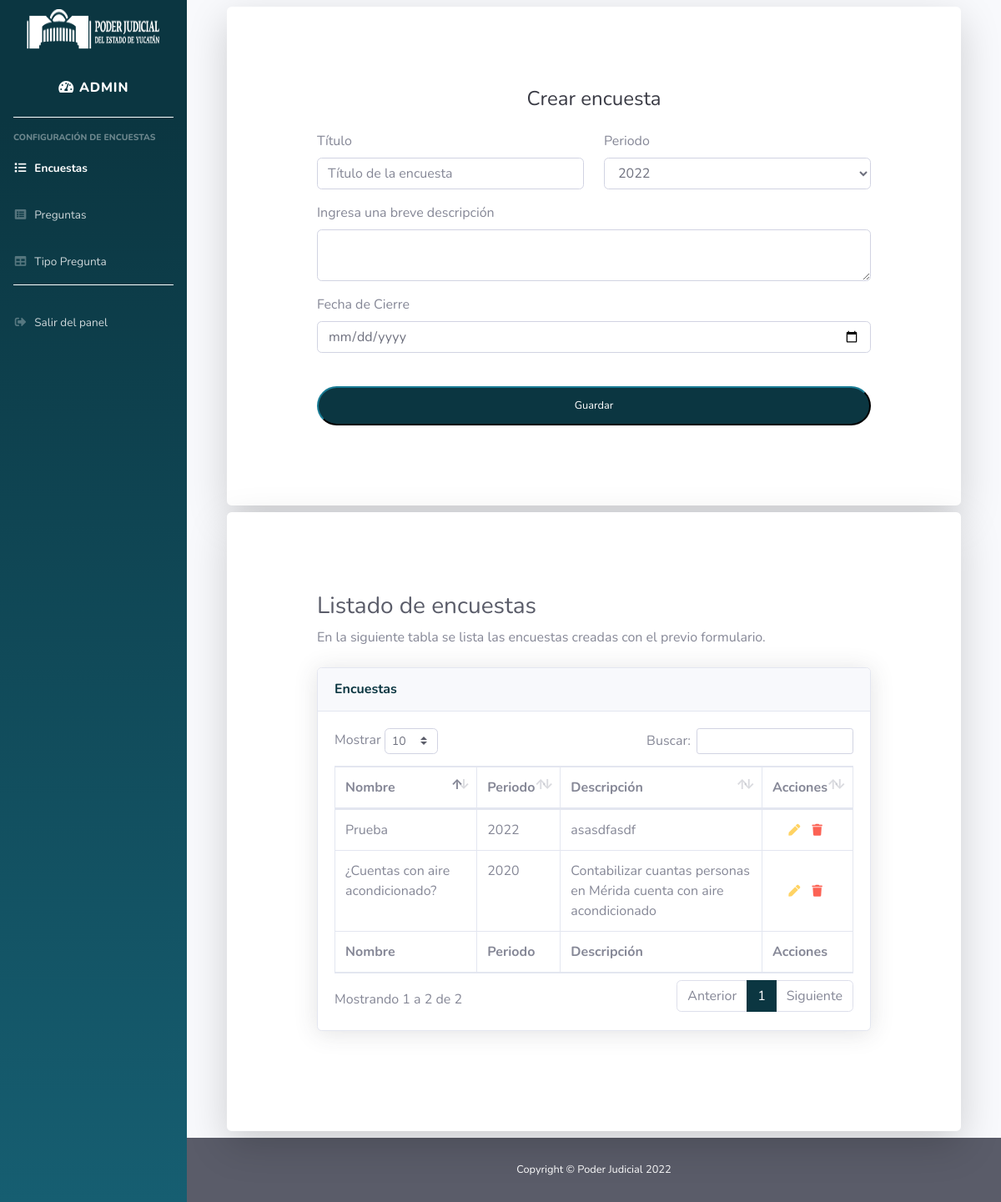
Page /admin_catalogo_encuesta.php (signed in) on the committed database.
### tables this page shows
CREATE TABLE `encuestas` (
  `id` int(11) NOT NULL,
  `titulo` varchar(150) NOT NULL,
  `anio` varchar(25) NOT NULL,
  `descripcion` text NOT NULL,
  `estatus` varchar(100) NOT NULL,
  `fecha_inicio` timestamp NOT NULL DEFAULT '0000-00-00 00:00:00',
  `oficina` varchar(100) NOT NULL
);

### con_db.php (called while the page is built, shortened)
<?php
  $usuario  = "root";
  $password = "";
  $servidor = "localhost";
  $basededatos = "bd_pj";
  $con = mysqli_connect($servidor, $usuario, $password, $basededatos) or die("No se ha podido conectar al Servidor");
  $sqlencuesta         = ("SELECT * FROM  encuestas ORDER BY titulo DESC");
  $datacat_encuestaSelect  = mysqli_query($con, $sqlencuesta);
  ?>

### admin_catalogo_encuesta.php (the view, shortened to what this page needs)
<?php
    include "con_db.php";
    $id = $_GET['id'];
?>
<!DOCTYPE html>
<html lang="es">
<head>
    <?php
    include("include/admin_head.php");
    ?>
</head>
<body id="page-top">
    <div id="wrapper">
        <ul class="navbar-nav bg-gradient-primary sidebar sidebar-dark accordion" id="accordionSidebar">
            <div class="sidebar-brand d-flex align-items-center justify-content-center">
                <div class="sidebar-brand-icon">
                    <img src="imagenes/logo.png" width="160" height="50">
                </div>
            </div>
            <div class="sidebar-brand d-flex align-items-center justify-content-center">
                <div class="sidebar-brand-text mx-3"><i class="fas fa-fw fa-tachometer-alt"></i>
                    <span>  Admin</span></div>
            </div>
            <hr class="sidebar-divider">
            <div class="sidebar-heading">
                Configuración de encuestas
            </div>
            <li class="nav-item active">
                <a class="nav-link" href="admin_catalogo_encuesta.php">
                    <i class="fas fa-fw fa-list"></i>
                    <span>Encuestas</span></a>
            </li>
            <li class="nav-item">
                <a class="nav-link" href="admin_catalogo_preg.php">
                    <i class="fas fa-fw fa-list-alt"></i>
                    <span>Preguntas</span></a>
            </li>
            <li class="nav-item">
                <a class="nav-link" href="admin_tipo_preguntas.php">
                    <i class="fas fa-fw fa-table"></i>
                    <span>Tipo Pregunta</span></a>
            </li>
            <hr class="sidebar-divider">
            <li class="nav-item">
                <a class="nav-link" href="on_admin.php">
                    <i class="fas fa-fw fa-sign-out-alt"></i>
                    <span>Salir del panel</span></a>
            </li>
        </ul>
        <div id="content-wrapper" class="d-flex flex-column">
            <div id="content">
                <div class="container-fluid">
                    <div class="container">
                        <div class="card o-hidden border-0 shadow-lg my-2">
                            <div class="card-body p-5">
                                <div class="col">
                                    <div class="p-5">
                                        <div class="text-center">
                                            <h1 class="h4 text-gray-900 mb-4">Crear encuesta</h1>
                                        </div>
                                        <form class="user" action="scripts/encuesta_guardar.php" method="POST">
                                            <div class="form-group row">
                                                <div class="col-sm-6 mb-3 mb-sm-0">
                                                    <label for="titulo" class="form-label">Título</label>
                                                    <input type="text" class="form-control form-select-user" name="titulo"
                                                    id="titulo" placeholder="Título de la encuesta"
                                                    value="<?php echo $datos['titulo']; ?>">
                                                </div>
                                                <div class="col-sm-6">
                                                    <label for="anio" class="form-label">Periodo</label>
                                                    <select class="form-control form-select-user" name="anio" id="anio">
                                                        <?php if($encuesta_id) { ?>
                                                            <option selected><?php echo ($datos["anio"]); ?></option>
                                                        <?php } else { ?>
                                                            <option selected><?php echo date('Y'); ?></option>
                                                        <?php } ?>
                                                    </select>
                                                </div>
                                            </div>
                                            <div class="form-group">
                                                <label for="descripcion" class="form-label">Ingresa una breve descripción</label>
                                                <textarea type="email" class="form-control" name="descripcion"
                                                id="descripcion"><?php echo $datos['descripcion']; ?></textarea>
                                            </div>
                                            <div class="form-group">
                                                <label for="fecha_final" class="form-label">Fecha de Cierre </label>
                                                <?php
                                                    if($datos['fecha_final']) {
                                                        $fecha_final = date('Y-m-d', strtotime($datos['fecha_final']));
                                                    } else {
                                                        $fecha_final = ""; }
                                                ?>
                                                <input type="date" class="form-control form-select-user"
                                                        id="fecha_final" name="fecha_final"
                                                        value="<?php echo $fecha_final; ?>">
                                            </div>
                                            <br>
                                            <input type="submit" name="<?php if($id) { echo "modificar"; } else { echo "guardar"; } ?>" class="btn btn-primary btn-user btn-block" value="Guardar">
                                        </form>
                                    </div>
                                </div>
                            </div>
                        </div>
                        <div class="card o-hidden border-0 shadow-lg my-2">
                            <div class="card-body p-5">
                                <div class="col">
                                    <div class="p-5">
                                        <h1 class="h3 mb-2 text-gray-800">Listado de encuestas</h1>
                                        <p class="mb-4">En la siguiente tabla se lista las encuestas
                                            creadas con el previo formulario.</p>
                                        <div class="card shadow mb-4">
                                            <div class="card-header py-3">
                                                <h6 class="m-0 font-weight-bold text-primary">Encuestas</h6>
                                            </div>
                                            <div class="card-body">
                                                <div class="table-responsive">
                                                    <table class="table table-bordered" id="dataTable" width="100%" cellspacing="0">
                                                        <thead>
                                                            <tr>
                                                                <th>Nombre</th>
                                                                <th>Periodo</th>
                                                                <th>Descripción</th>
                                                                <th>Acciones</th>
                                                            </tr>
                                                        </thead>
                                                        <tfoot>
                                                            <tr>
                                                                <th>Nombre</th>
                                                                <th>Periodo</th>
                                                                <th>Descripción</th>
                                                                <th>Acciones</th>
                                                            </tr>
                                                        </tfoot>
                                                        <tbody>
                                                            <?php
                                                                while ($dataSelect = mysqli_fetch_array($datacat_encuestaSelect)) { ?>
                                                            <?php $encuesta_id = $dataSelect["id"]; ?>
                                                                <tr>
                                                                    <td><?php echo $dataSelect["titulo"]; ?></td>
                                                                    <td><?php echo $dataSelect["anio"]; ?></td>
                                                                    <td><?php echo $dataSelect["descripcion"]; ?></td>
                                                                    <td class="btn-actions-container">
                                                                        <div class="btn-actions">
                                                                            <a href="?id=<?php echo $encuesta_id; ?>"><i class="fas fa-pen fa-sm btn-warning2"></i></a>
                                                                            <a href="scripts/eliminar_encuesta.php?id=<?php echo $encuesta_id; ?>"><i class="fas fa-trash fa-sm btn-danger2"></i></a>
                                                                        </div>
                                                                    </td>
                                                                </tr>
                                                            <?php } ?>
                                                        </tbody>
                                                    </table>
                                                </div>
                                            </div>
                                        </div>
                                    </div>
                                </div>
                            </div>
                        </div>
                    </div>
                </div>
            </div>
            <footer class="sticky-footer bg-dark">
                <div class="container my-auto">
                    <div class="copyright text-center my-auto text-white">
                        <span>Copyright &copy; Poder Judicial 2022</span>
                    </div>
                </div>
            </footer>
        </div>
    </div>
</body>
</html>

### rows in the picture
encuestas: titulo "Prueba", anio "2022", descripcion "asasdfasdf"
encuestas: titulo "¿Cuentas con aire acondicionado?", anio "2020", descripcion "Contabilizar cuantas personas en Mérida cuenta con aire acondicionado"

### other values in the picture
form field anio "2022"
